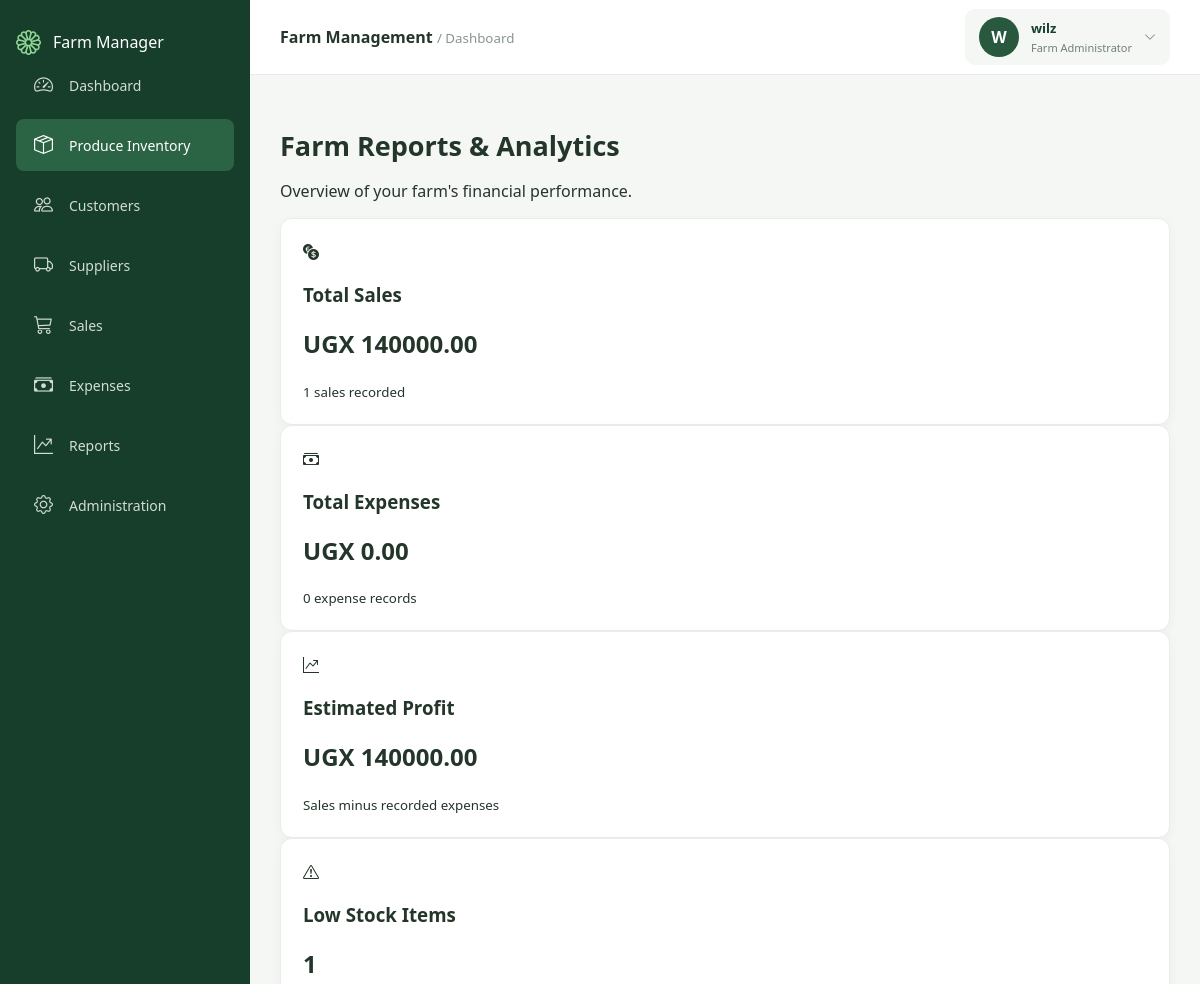
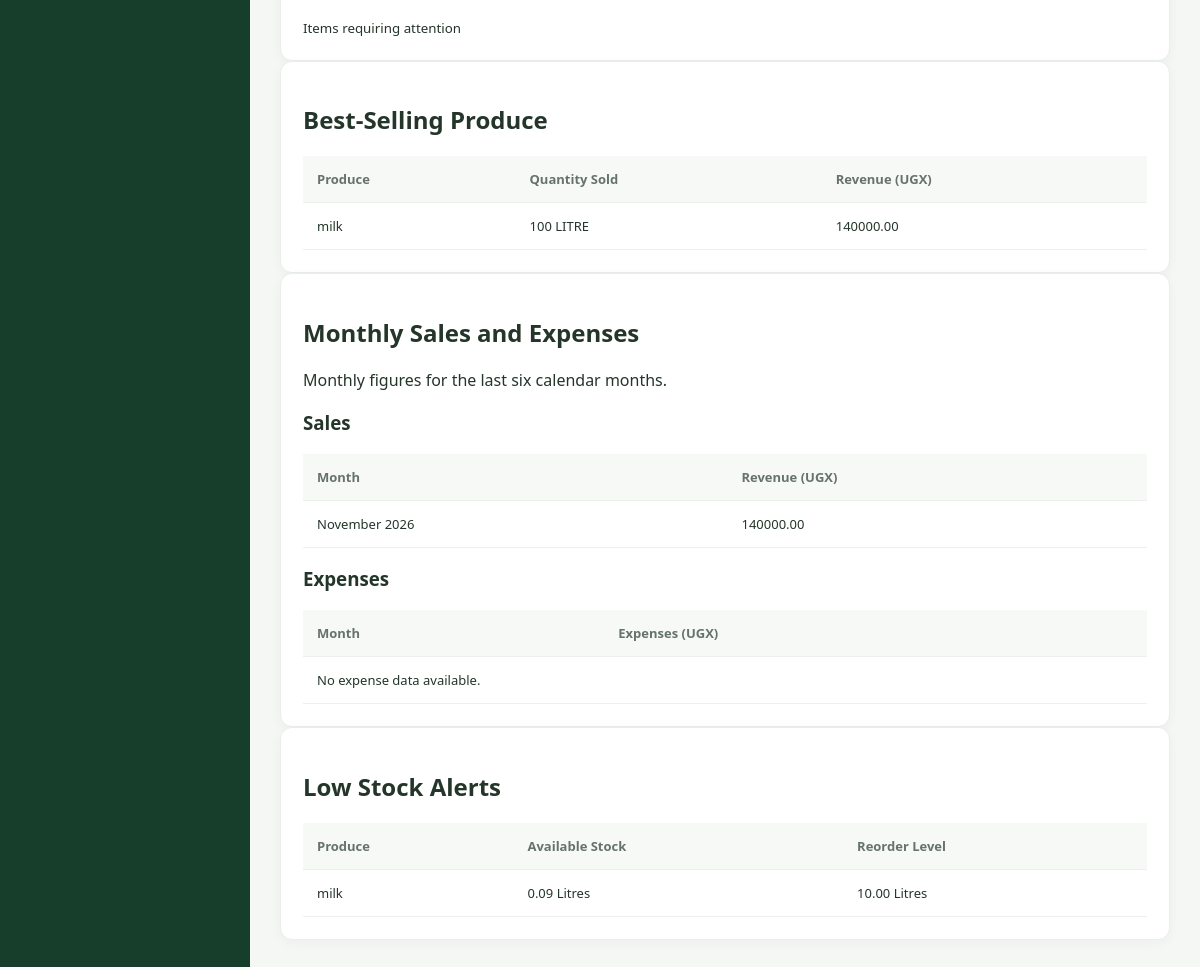
The app's page /reports/ (signed in) with its own data (2 pictures, top to bottom).
### produce/models.py (models this page shows, shortened)
class Produce(models.Model):
    CATEGORY_CHOICES = [
        ('CROP', 'Crop'),
        ('DAIRY', 'Dairy'),
        ('POULTRY', 'Poultry'),
        ('LIVESTOCK', 'Livestock'),
        ('OTHER', 'Other'),
    ]
    UNIT_CHOICES = [
        ('KG', 'Kilograms'),
        ('LITRE', 'Litres'),
        ('BUNCH', 'Bunches'),
        ('TRAY', 'Trays'),
        ('PIECE', 'Pieces'),
        ('BAG', 'Bags'),
    ]
    name = models.CharField(max_length=150)
    category = models.CharField(
        max_length=20,
        choices=CATEGORY_CHOICES
    )
    description = models.TextField(blank=True)
    unit = models.CharField(
        max_length=20,
        choices=UNIT_CHOICES
    )
    selling_price = models.DecimalField(
        max_digits=12,
        decimal_places=2
    )
    quantity_in_stock = models.DecimalField(
        max_digits=12,
        decimal_places=2,
        default=0
    )
    reorder_level = models.DecimalField(
        max_digits=12,
        decimal_places=2,
        default=10
    )
    created_at = models.DateTimeField(auto_now_add=True)

### reports/views.py (the view)
# urls.py: path('', views.reports_dashboard, name='reports_dashboard'),
@login_required
def reports_dashboard(request):
    expenses = Expense.objects.filter(is_void=False)
    sales_total = SaleItem.objects.aggregate(
        total=Sum(
            ExpressionWrapper(
                F('quantity') * F('unit_price'),
                output_field=DecimalField(
                    max_digits=20,
                    decimal_places=2
                )
            )
        )
    )['total'] or Decimal('0.00')
    expenses_total = expenses.aggregate(
        total=Sum('amount')
    )['total'] or Decimal('0.00')
    estimated_profit = sales_total - expenses_total
    total_sales = Sale.objects.count()
    total_expense_records = expenses.count()
    low_stock = Produce.objects.filter(
        quantity_in_stock__lte=F('reorder_level')
    )
    best_sellers = (
        SaleItem.objects.values(
            'produce__name',
            'produce__unit'
        )
        .annotate(
            quantity_sold=Sum('quantity'),
            revenue=Sum(
                ExpressionWrapper(
                    F('quantity') * F('unit_price'),
                    output_field=DecimalField(
                        max_digits=20,
                        decimal_places=2
                    )
                )
            )
        )
        .order_by('-quantity_sold')[:5]
    )
    today = date.today()
    first_month = today.month - 5
    year = today.year
    while first_month <= 0:
        first_month += 12
        year -= 1
    start_date = date(year, first_month, 1)
    monthly_sales = (
        SaleItem.objects
        .filter(sale__sale_date__date__gte=start_date)
        .annotate(month=TruncMonth('sale__sale_date'))
        .values('month')
        .annotate(
            total=Sum(
                ExpressionWrapper(
                    F('quantity') * F('unit_price'),
                    output_field=DecimalField(
                        max_digits=20,
                        decimal_places=2
                    )
                )
            )
        )
        .order_by('month')
    )
    monthly_expenses = (
        expenses.filter(expense_date__gte=start_date)
        .annotate(month=TruncMonth('expense_date'))
        .values('month')
        .annotate(total=Sum('amount'))
        .order_by('month')
    )
    context = {
        'sales_total': sales_total,
        'expenses_total': expenses_total,
        'estimated_profit': estimated_profit,
        'total_sales': total_sales,
        'total_expense_records': total_expense_records,
        'low_stock': low_stock,
        'low_stock_count': low_stock.count(),
        'best_sellers': best_sellers,
        'monthly_sales': monthly_sales,
        'monthly_expenses': monthly_expenses,
    }
    return render(request, 'reports/dashboard.html', context)

### reports/templates/reports/dashboard.html (shortened to what this page needs)
{% extends 'base.html' %}
{% block content %}
<div class="page-header">
    <h1>Farm Reports & Analytics</h1>
    <p>Overview of your farm's financial performance.</p>
</div>
<div class="dashboard-cards">
    <div class="stat-card">
        <div class="stat-icon">
            <i class="bi bi-currency-exchange"></i>
        </div>
        <h3>Total Sales</h3>
        <h2>UGX {{ sales_total|floatformat:2 }}</h2>
        <small>{{ total_sales }} sales recorded</small>
    </div>
    <div class="stat-card">
        <div class="stat-icon">
            <i class="bi bi-cash-stack"></i>
        </div>
        <h3>Total Expenses</h3>
        <h2>UGX {{ expenses_total|floatformat:2 }}</h2>
        <small>{{ total_expense_records }} expense records</small>
    </div>
    <div class="stat-card">
        <div class="stat-icon">
            <i class="bi bi-graph-up-arrow"></i>
        </div>
        <h3>Estimated Profit</h3>
        <h2>UGX {{ estimated_profit|floatformat:2 }}</h2>
        <small>Sales minus recorded expenses</small>
    </div>
    <div class="stat-card">
        <div class="stat-icon">
            <i class="bi bi-exclamation-triangle"></i>
        </div>
        <h3>Low Stock Items</h3>
        <h2>{{ low_stock_count }}</h2>
        <small>Items requiring attention</small>
    </div>
</div>
<div class="panel">
    <h2>Best-Selling Produce</h2>
    <table>
        <thead>
            <tr>
                <th>Produce</th>
                <th>Quantity Sold</th>
                <th>Revenue (UGX)</th>
            </tr>
        </thead>
        <tbody>
            {% for item in best_sellers %}
            <tr>
                <td>{{ item.produce__name }}</td>
                <td>{{ item.quantity_sold }} {{ item.produce__unit }}</td>
                <td>{{ item.revenue|floatformat:2 }}</td>
            </tr>
            {% empty %}
            <tr>
                <td colspan="3">No sales data available yet.</td>
            </tr>
            {% endfor %}
        </tbody>
    </table>
</div>
<div class="panel">
    <h2>Monthly Sales and Expenses</h2>
    <p>Monthly figures for the last six calendar months.</p>
    <h3>Sales</h3>
    <table>
        <thead>
            <tr>
                <th>Month</th>
                <th>Revenue (UGX)</th>
            </tr>
        </thead>
        <tbody>
            {% for item in monthly_sales %}
            <tr>
                <td>{{ item.month|date:"F Y" }}</td>
                <td>{{ item.total|floatformat:2 }}</td>
            </tr>
            {% empty %}
            <tr><td colspan="2">No sales data available.</td></tr>
            {% endfor %}
        </tbody>
    </table>
    <h3>Expenses</h3>
    <table>
        <thead>
            <tr>
                <th>Month</th>
                <th>Expenses (UGX)</th>
            </tr>
        </thead>
        <tbody>
            {% for item in monthly_expenses %}
            <tr>
                <td>{{ item.month|date:"F Y" }}</td>
                <td>{{ item.total|floatformat:2 }}</td>
            </tr>
            {% empty %}
            <tr><td colspan="2">No expense data available.</td></tr>
            {% endfor %}
        </tbody>
    </table>
</div>
<div class="panel">
    <h2>Low Stock Alerts</h2>
    <table>
        <thead>
            <tr>
                <th>Produce</th>
                <th>Available Stock</th>
                <th>Reorder Level</th>
            </tr>
        </thead>
        <tbody>
            {% for item in low_stock %}
            <tr>
                <td>{{ item.name }}</td>
                <td>{{ item.quantity_in_stock }} {{ item.get_unit_display }}</td>
                <td>{{ item.reorder_level }} {{ item.get_unit_display }}</td>
            </tr>
            {% empty %}
            <tr><td colspan="3">No low-stock items.</td></tr>
            {% endfor %}
        </tbody>
    </table>
</div>
{% endblock %}

### templates/base.html (shortened to what this page needs)
{% load static %}
<!DOCTYPE html>
<html lang="en">
<head>
    <link rel="stylesheet"
      href="https://cdn.jsdelivr.net/npm/bootstrap-icons@1.11.3/font/bootstrap-icons.min.css">
    <link rel="stylesheet"
          href="{% static 'css/farm.css' %}">
</head>
<body>
<div class="app-layout">
   <aside class="sidebar">
    <div class="sidebar-brand">
        <i class="bi bi-flower1"></i>
        <span>Farm Manager</span>
    </div>
    <nav class="sidebar-nav">
        <a href="/" class="nav-link">
            <i class="bi bi-speedometer2"></i>
            <span>Dashboard</span>
        </a>
        <a href="{% url 'produce_list' %}" class="nav-link">
            <i class="bi bi-box-seam"></i>
            <span>Produce Inventory</span>
        </a>
        <a href="{% url 'customer_list' %}" class="nav-link">
            <i class="bi bi-people"></i>
            <span>Customers</span>
        </a>
        <a href="{% url 'supplier_list' %}" class="nav-link">
            <i class="bi bi-truck"></i>
            <span>Suppliers</span>
        </a>
       <a href="{% url 'sale_list' %}" class="nav-link">
            <i class="bi bi-cart3"></i>
            <span>Sales</span>
        </a>
        <a href="{% url 'expense_list' %}" class="nav-link">
            <i class="bi bi-cash-stack"></i>
            <span>Expenses</span>
        </a>
        <a href="{% url 'reports_dashboard' %}" class="nav-link">
            <i class="bi bi-graph-up-arrow"></i>
            <span>Reports</span>
        </a>
        <a href="/admin/" class="nav-link">
            <i class="bi bi-gear"></i>
            <span>Administration</span>
        </a>
    </nav>
</aside>
    <main class="main-content">
        <header class="topbar">
            <div>
                <strong>Farm Management</strong>
                <small> / {% block breadcrumb %}Dashboard{% endblock %}</small>
            </div>
            <div class="user-info">
                <div class="user-avatar">
                    {{ request.user.username|first|upper }}
                </div>
                <div class="user-details">
                    <strong>{{ request.user.username }}</strong>
                    <small>Farm Administrator</small>
                </div>
                <i class="bi bi-chevron-down"></i>
            </div>
        </header>
        <section class="page-content">
            {% block content %}
            {% endblock %}
        </section>
    </main>
</div>
</body>
</html>

### static/css/farm.css (style rules this page uses)
* { box-sizing: border-box; }
body { margin: 0; font-family: "Segoe UI", Arial, sans-serif; background: #f5f7f5; color: #24352a; }
.app-layout { display: flex; min-height: 100vh; }
.sidebar { width: 250px; background: #173d2b; color: white; padding: 25px 16px; display: flex; flex-direction: column; flex-shrink: 0; }
.nav-link { display: block; padding: 13px; color: #e2eee5; text-decoration: none; border-radius: 7px; font-size: 14px; }
.nav-link span { margin-right: 10px; }
.nav-link:hover, .nav-link[href="/produce/"] { background: #2b6444; color: white; }
.main-content { flex: 1; min-width: 0; }
.topbar { height: 75px; background: white; display: flex; justify-content: space-between; align-items: center; padding: 0 30px; border-bottom: 1px solid #e6ebe7; }
.topbar small { color: #89958c; }
.user-info { background: #f0f5f0; padding: 10px 15px; border-radius: 20px; font-size: 13px; }
.page-content { padding: 30px; max-width: 1500px; margin: auto; }
h1 { font-size: 27px; margin-bottom: 8px; }
.stat-card, .panel { background: white; padding: 22px; border: 1px solid #e9eee9; border-radius: 12px; box-shadow: 0 3px 12px rgba(30, 60, 40, 0.04); }
table { width: 100%; border-collapse: collapse; }
th, td { padding: 14px; text-align: left; border-bottom: 1px solid #edf0ed; font-size: 13px; }
th { color: #66736a; background: #f7f9f7; }
.sidebar-brand { display: flex; align-items: center; gap: 12px; }
.sidebar-brand i { font-size: 25px; color: #8fd694; }
.sidebar-nav { display: flex; flex-direction: column; gap: 8px; }
.nav-link { display: flex; align-items: center; gap: 14px; padding: 13px 16px; text-decoration: none; color: #d1ddd4; border-radius: 8px; transition: all 0.2s ease; }
.nav-link i { font-size: 19px; width: 23px; text-align: center; }
.user-info { display: flex; align-items: center; gap: 12px; padding: 8px 14px; border-radius: 10px; background: #f4f7f4; color: #173f2b; }
.user-avatar { width: 40px; height: 40px; border-radius: 50%; background: #28583e; color: white; display: flex; align-items: center; justify-content: center; font-size: 16px; font-weight: 700; text-transform: uppercase; }
.user-details { display: flex; flex-direction: column; gap: 3px; }
.user-details strong { font-size: 13px; }
.user-details small { font-size: 11px; color: #718078; }
.user-info > i { font-size: 12px; color: #718078; }

### records on screen
Produce: produce__name "milk", quantity_sold "100", produce__unit "LITRE", revenue "140000.00", name "milk", quantity_in_stock "0.09", unit "Litres", reorder_level "10.00"

### other values on screen
{{ request.user.username|first|upper }} "W"
{{ request.user.username }} "wilz"
{{ sales_total|floatformat:2 }} "140000.00"
{{ total_sales }} "1"
{{ expenses_total|floatformat:2 }} "0.00"
{{ total_expense_records }} "0"
{{ estimated_profit|floatformat:2 }} "140000.00"
{{ low_stock_count }} "1"
{{ item.month|date:"F Y" }} "November 2026"
{{ item.total|floatformat:2 }} "140000.00"
